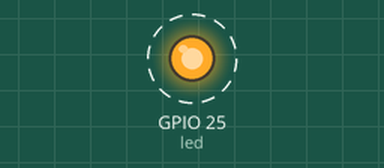
The program below on a simulated Raspberry Pi (BCM pin numbers). Parts: output pins drawn as LEDs (lit = HIGH). Dashed ring = blinking. What the program prints to the terminal is not drawn.

Above: at 0.5 s.
Timing chart, 0 to 4.6 s (numbered marks = the images above):
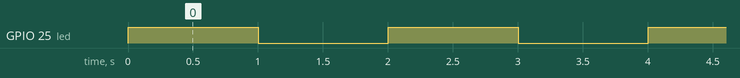

The program:

blinking_led.py
```python
from gpiozero import LED
from time import sleep

led = LED(25)

delay = 1

while True:
	# set LED on for delay time
	led.on()
	print('LED set to on')
	sleep(delay)

	# set LED off dor delay time
	led.off()
	print('LED set to off')
	sleep(delay)
```

Measured:
- by itself, GPIO 25 (led): alternates HIGH for 1.0 s and LOW for 1.0 s
